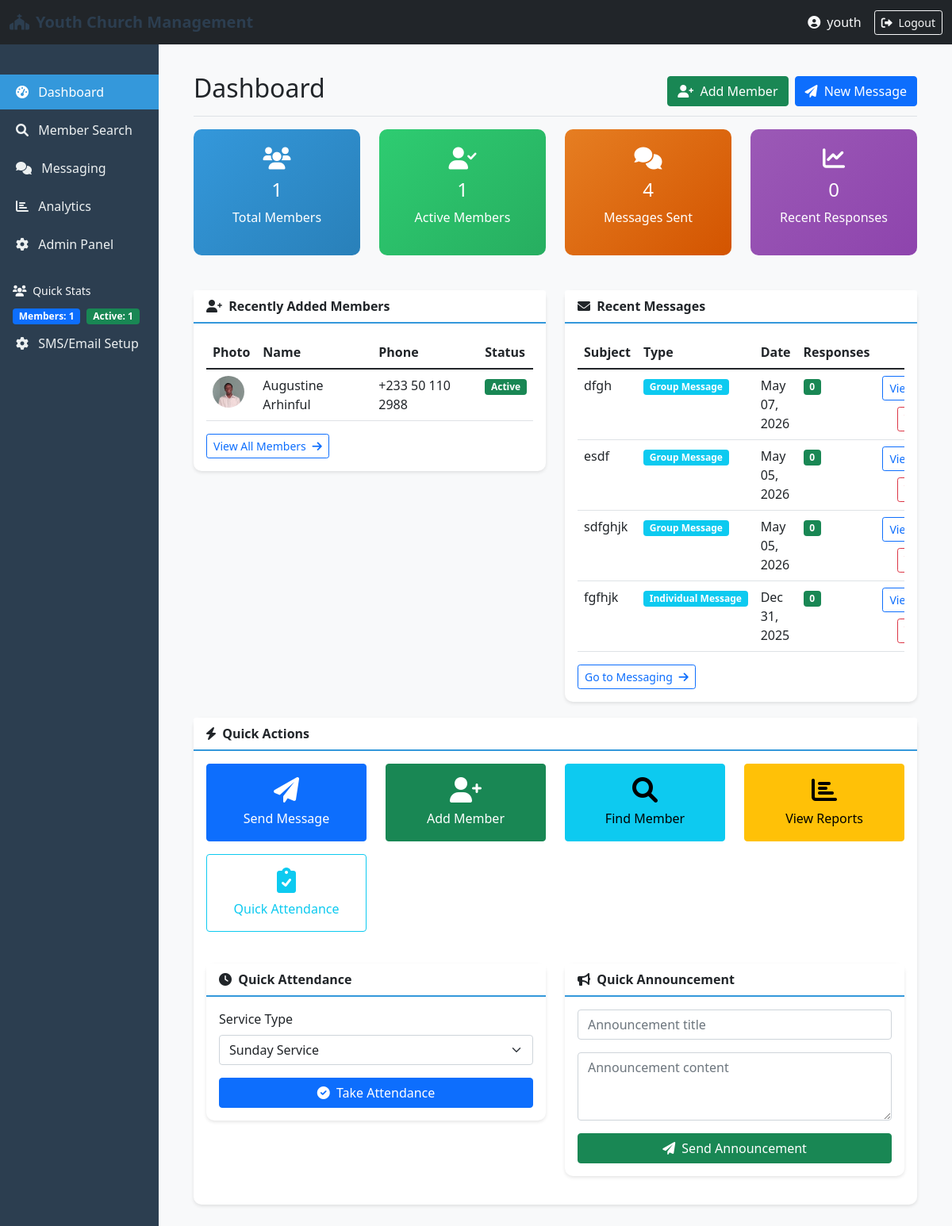
The app's page /portal/ (signed in), older data.
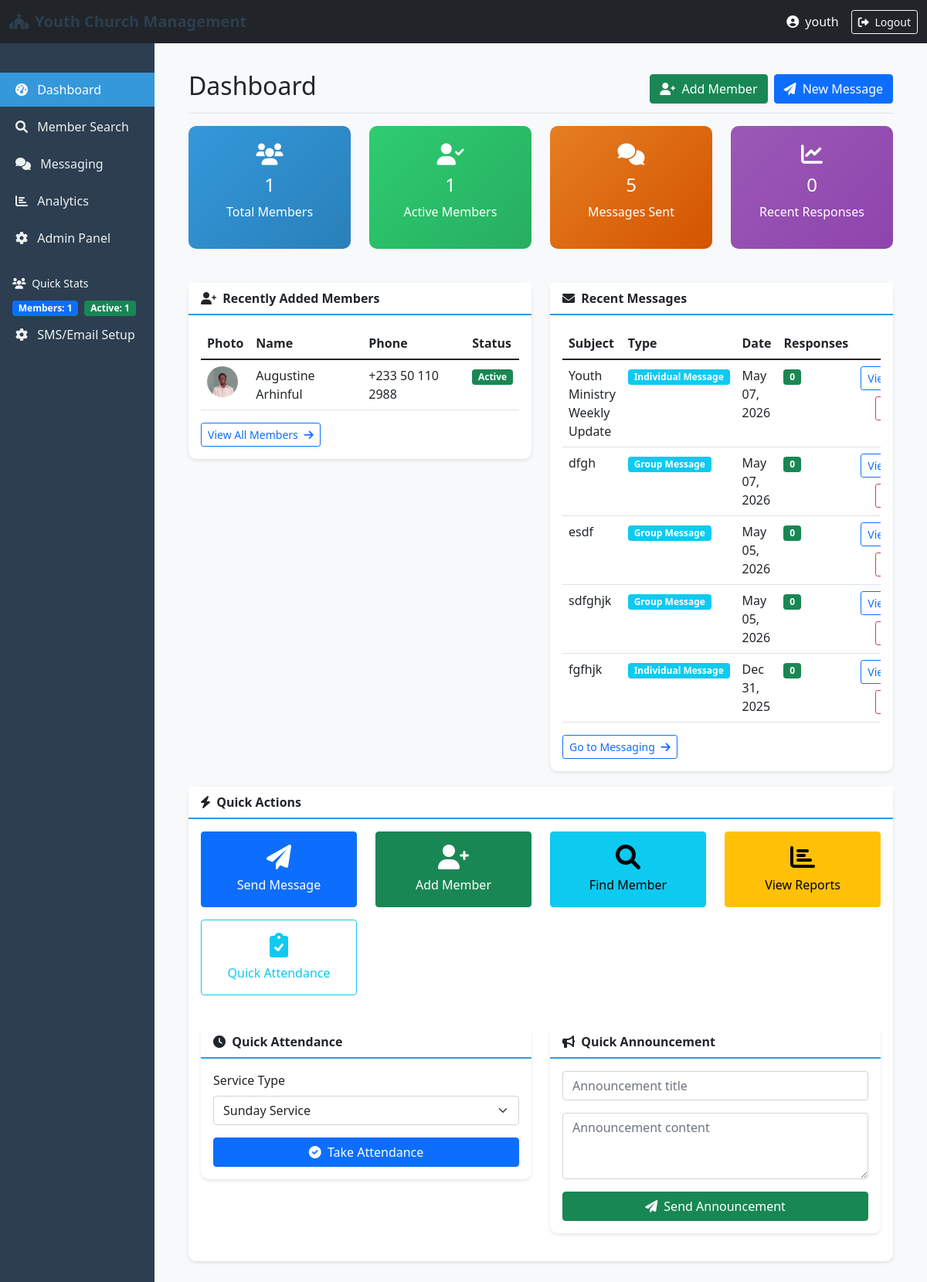
The same page, newer data.
### members/models.py (models this page shows, shortened)
class Member(models.Model):
    GENDER_CHOICES = [
        ('M', 'Male'),
        ('F', 'Female'),
        ('O', 'Other'),
    ]
    STATUS_CHOICES = [
        ('active', 'Active'),
        ('inactive', 'Inactive'),
        ('visitor', 'Visitor'),
        ('transferred', 'Transferred'),
    ]
    first_name = models.CharField(max_length=100, blank=True)
    last_name = models.CharField(max_length=100, blank=True)
    middle_name = models.CharField(max_length=100, blank=True)
    date_of_birth = models.DateField(null=True, blank=True)
    gender = models.CharField(max_length=1, choices=GENDER_CHOICES, blank=True)
    email = models.EmailField(unique=True, blank=True, null=True)
    phone_number = PhoneNumberField(unique=True, blank=True)
    alternate_phone = PhoneNumberField(blank=True)
    address = models.TextField(blank=True)
    city = models.CharField(max_length=100, blank=True)
    state = models.CharField(max_length=100, blank=True)
    postal_code = models.CharField(max_length=20, blank=True)
    date_joined = models.DateField(default=date.today, blank=True, null=True)
    baptism_date = models.DateField(null=True, blank=True)
    status = models.CharField(max_length=20, choices=STATUS_CHOICES, default='active', blank=True)
    department = models.CharField(max_length=100, blank=True)
    spiritual_gifts = models.TextField(blank=True)
    photo = models.ImageField(upload_to=member_photo_path, blank=True, null=True)
    emergency_contact_name = models.CharField(max_length=200, blank=True)
    emergency_contact_phone = PhoneNumberField(blank=True)
    emergency_contact_relationship = models.CharField(max_length=100, blank=True)
    occupation = models.CharField(max_length=100, blank=True)
    school = models.CharField(max_length=200, blank=True)
    talents = models.TextField(blank=True)
    notes = models.TextField(blank=True)
    created_at = models.DateTimeField(auto_now_add=True)
    updated_at = models.DateTimeField(auto_now=True)
    created_by = models.ForeignKey(User, on_delete=models.SET_NULL, null=True, related_name='members_created')
    updated_by = models.ForeignKey(User, on_delete=models.SET_NULL, null=True, blank=True, related_name='members_updated')
    class Meta:
        ordering = ['last_name', 'first_name']
        indexes = [
            models.Index(fields=['last_name', 'first_name']),
            models.Index(fields=['phone_number']),
            models.Index(fields=['email']),
            models.Index(fields=['status']),
        ]
    def full_name(self):
        return f"{self.first_name} {self.middle_name} {self.last_name}".strip()

### messaging/models.py (models this page shows, shortened)
class Message(models.Model):
    MESSAGE_TYPE_CHOICES = [
        ('broadcast', 'Broadcast to All'),
        ('group', 'Group Message'),
        ('individual', 'Individual Message'),
    ]
    id = models.UUIDField(primary_key=True, default=uuid.uuid4, editable=False)
    sender = models.ForeignKey(User, on_delete=models.CASCADE, related_name='sent_messages')
    message_type = models.CharField(max_length=20, choices=MESSAGE_TYPE_CHOICES, default='broadcast')
    subject = models.CharField(max_length=200)
    content = models.TextField()
    recipients = models.ManyToManyField(Member, related_name='received_messages', blank=True)
    is_broadcast = models.BooleanField(default=False)
    is_sent = models.BooleanField(default=False)
    is_delivered = models.BooleanField(default=False)
    created_at = models.DateTimeField(auto_now_add=True)
    scheduled_for = models.DateTimeField(null=True, blank=True)
    sent_at = models.DateTimeField(null=True, blank=True)
    sms_sent = models.BooleanField(default=False)
    whatsapp_sent = models.BooleanField(default=False)
    is_deleted = models.BooleanField(default=False)
    deleted_at = models.DateTimeField(null=True, blank=True)
    class Meta:
        ordering = ['-created_at']

### portal/views.py (the view)
        def wrapped_view(request, *args, **kwargs):
            if request.user.is_authenticated:
                try:
                    profile = request.user.userprofile
                    if getattr(profile, permission_name, False):
                        return view_func(request, *args, **kwargs)
                except:
                    pass
            return HttpResponseForbidden("You don't have permission to access this page.")

### portal/views.py (called while the page is built)
def staff_required(view_func):
    decorated_view_func = user_passes_test(
        lambda u: u.is_authenticated and u.is_staff,
        login_url='/accounts/login/'
    )(view_func)
    return decorated_view_func

def permission_required(permission_name):
    def decorator(view_func):
        def wrapped_view(request, *args, **kwargs):
            if request.user.is_authenticated:
                try:
                    profile = request.user.userprofile
                    if getattr(profile, permission_name, False):
                        return view_func(request, *args, **kwargs)
                except:
                    pass
            return HttpResponseForbidden("You don't have permission to access this page.")
        return wrapped_view
    return decorator

### templates/portal/dashboard.html (shortened to what the changed rows need)
{% extends 'base.html' %}
{% load static %}
{% block content %}
<div class="d-flex justify-content-between flex-wrap flex-md-nowrap align-items-center pt-3 pb-2 mb-3 border-bottom">
    <h1 class="h2">Dashboard</h1>
</div>
<div class="row">
    <div class="col-md-3">
        <div class="stat-card orange">
            <h3><i class="fas fa-comments"></i></h3>
            <h4>{{ total_messages }}</h4>
            <p>Messages Sent</p>
        </div>
    </div>
</div>
<div class="row mt-4">
    <div class="col-md-6">
        <div class="card">
            <div class="card-body">
                <div class="table-responsive">
                    <table class="table table-hover">
                        <thead>
                            <tr>
                                <th>Photo</th>
                                <th>Name</th>
                                <th>Phone</th>
                                <th>Status</th>
                            </tr>
                        </thead>
                        <tbody>
                            {% for member in recent_members %}
                            <tr style="cursor: pointer;" onclick="window.location='{% url 'member_detail' member.pk %}'">
                                <td>
                                    {% if member.photo %}
                                    <img src="{{ member.photo.url }}" class="profile-img-sm" alt="Profile photo">
                                    {% else %}
                                    <div class="profile-img-sm d-flex align-items-center justify-content-center" style="background: linear-gradient(135deg, #667eea 0%, #764ba2 100%); border-radius: 50%; color: white; font-weight: bold; font-size: 0.85rem;">
                                        {{ member.member_initials }}
                                    </div>
                                    {% endif %}
                                </td>
                                <td>{{ member.full_name }}</td>
                                <td>{{ member.phone_number }}</td>
                                <td>
                                    <span class="badge {% if member.status == 'active' %}bg-success{% else %}bg-warning{% endif %}">
                                        {{ member.status|title }}
                                    </span>
                                </td>
                            </tr>
                            {% empty %}
                            <tr>
                                <td colspan="4" class="text-center">No members found</td>
                            </tr>
                            {% endfor %}
                        </tbody>
                    </table>
                </div>
            </div>
        </div>
    </div>
    <div class="col-md-6">
        <div class="card">
            <div class="card-body">
                <div class="table-responsive">
                    <table class="table table-hover">
                        <thead>
                            <tr>
                                <th>Subject</th>
                                <th>Type</th>
                                <th>Date</th>
                                <th>Responses</th>
                                <th></th>
                            </tr>
                        </thead>
                        <tbody>
                            {% for message in recent_messages %}
                            <tr>
                                <td>{{ message.subject|truncatechars:30 }}</td>
                                <td>
                                    <span class="badge {% if message.is_broadcast %}bg-primary{% else %}bg-info{% endif %}">
                                        {{ message.get_message_type_display }}
                                    </span>
                                </td>
                                <td>{{ message.created_at|date:"M d, Y" }}</td>
                                <td>
                                    <span class="badge bg-success">{{ message.responses.count }}</span>
                                </td>
                                    <td class="text-end">
                                        <div class="d-flex flex-wrap justify-content-end gap-2">
                                            <a href="{% url 'message_responses' message.id %}" class="btn btn-sm btn-outline-primary">
                                                View
                                            </a>
                                            <form method="post" action="{% url 'delete_message' message.id %}" onsubmit="return confirm('Delete this message and all related responses?');">
                                        <button type="submit" class="btn btn-sm btn-outline-danger">
                                        </button>
                                            </form>
                                        </div>
                                </td>
                            </tr>
                            {% empty %}
                            <tr>
                                <td colspan="5" class="text-center">No messages sent yet</td>
                            </tr>
                            {% endfor %}
                        </tbody>
                    </table>
                </div>
            </div>
        </div>
    </div>
</div>
{% endblock %}

Row changes from the older to the newer data that the page shows:
added Message: subject "Youth Ministry Weekly Update", message_type "Individual Message", created_at "May 07, 2026", responses.count "0"
Text that changed along with them:
{{ total_messages }}: "4" → "5"
